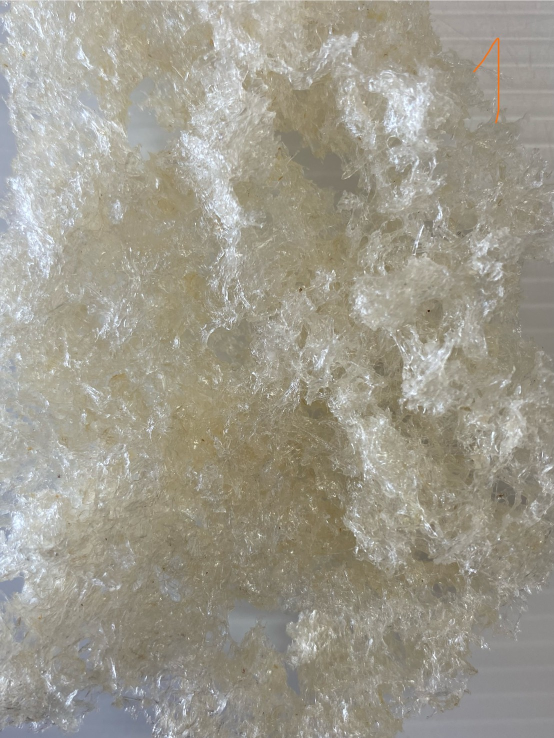
#> input picture RawPics/1.jpg, 1108 x 1476 px (shown at 1/2 size)
$ python -i select_birdnest_samples.py   (imports and definitions only)   (older library calls are emulated)
#> lines starting #> are read from the running program, lines starting #| are printed output that depends on the picture; after the words box and inside, x2 and y2 are one past the last pixel; in counts of white or black regions, pixels touching at a corner belong together
#> further down, picture is the input picture: shape (1476, 1108, 3); mean B, G, R 141.4, 153.9, 157.7
from __future__ import annotations

import argparse
import csv
import json
import math
import shutil
import time
from dataclasses import dataclass, field
from datetime import datetime
from pathlib import Path

import cv2
import numpy as np


CLEAN_LABEL = "clean_negative"
DIRTY_LABEL = "dirty_positive"
DEFAULT_CLEAN_TARGET = 300
DEFAULT_DIRTY_PAIR_TARGET = 200
PATCH_SIZE = 256
MIN_MATERIAL_RATIO = 0.80
MIN_MATERIAL_CENTER_RATIO = 0.62
MIN_EDGE_DENSITY = 0.055
MAX_FLAT_RATIO = 0.48
MAX_LARGEST_FLAT_BACKGROUND_RATIO = 0.20
MAX_ESTIMATED_BACKGROUND_RATIO = 0.20


@dataclass
class Candidate:
    row: dict[str, str]
    label: str
    image_path: Path
    relative_output: str
    mask_path: Path | None = None
    metrics: dict[str, float] = field(default_factory=dict)
    scores: dict[str, float] = field(default_factory=dict)

    @property
    def source_id(self) -> str:
        return self.row.get("source_id", "")


SYSTEMS = [
    {
        "key": "system_1_opencv_content_contour",
        "name": "System 1 - OpenCV HSV/Contour content filter",
        "description": (
            "Uses color/texture foreground masks and connected components to prefer "
            "crops filled by bird nest material with little background."
        ),
    },
    {
        "key": "system_2_edge_texture_sharpness",
        "name": "System 2 - Edge/texture sharpness filter",
        "description": (
            "Uses Canny edges, Laplacian variance, Tenengrad, and entropy to prefer "
            "clear crops with visible nest fiber detail."
        ),
    },
    {
        "key": "system_3_numpy_frequency_balance",
        "name": "System 3 - NumPy frequency/variance balance",
        "description": (
            "Uses FFT high-frequency energy, local variance, contrast, and exposure "
            "balance to prefer sharp detailed regions without large flat background."
        ),
    },
]


# [37 lines left out: functions parse_args, safe_float, not called in this run]


def read_image(path: Path) -> np.ndarray | None:
    return cv2.imread(str(path), cv2.IMREAD_COLOR)


def detect_blue_annotation(image: np.ndarray) -> np.ndarray:
    hsv = cv2.cvtColor(image, cv2.COLOR_BGR2HSV)
#> hsv: shape (1476, 1108, 3); mean H, S, V 33.2, 31.1, 158.8
    lower = np.array((90, 50, 50), dtype=np.uint8)
    upper = np.array((140, 255, 255), dtype=np.uint8)
    mask = cv2.inRange(hsv, lower, upper)
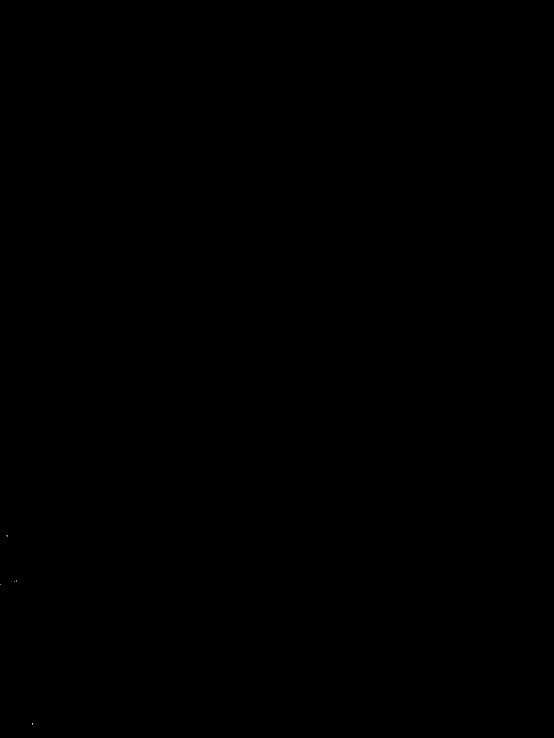
#> mask: shape (1476, 1108) (shown at 1/2 size); 0% white in thin lines or dots, all inside (x1, y1, x2, y2) = (1, 1071, 66, 1449)
    return cv2.morphologyEx(
        mask,
        cv2.MORPH_CLOSE,
        cv2.getStructuringElement(cv2.MORPH_ELLIPSE, (5, 5)),
    )


# [9 lines left out: function normalized_hist_entropy, not called in this run]


def local_std_mean(gray: np.ndarray) -> tuple[float, float]:
    std = local_std_image(gray)
    return float(std.mean()), float(np.mean(std < 4.0))


# [799 lines left out: functions local_std_image, foreground_mask, material_texture_mask, largest_flat_background_ratio, connected_component_ratio, border_ratio and 22 more, not called in this run]


# [2 lines not run here, left out]

>>> import cv2
>>> picture = cv2.imread('RawPics/1.jpg')
>>> result = detect_blue_annotation(picture)
